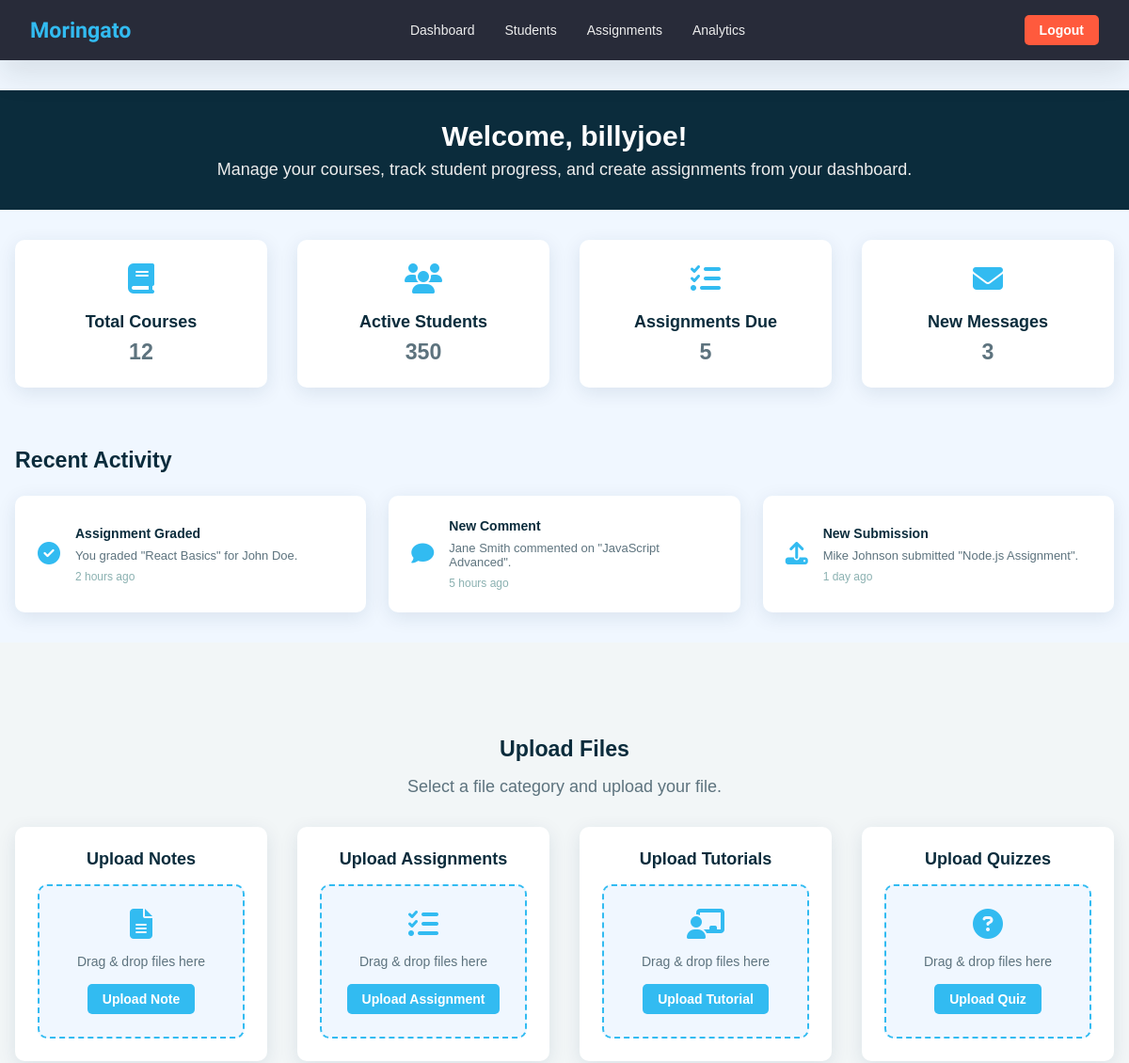
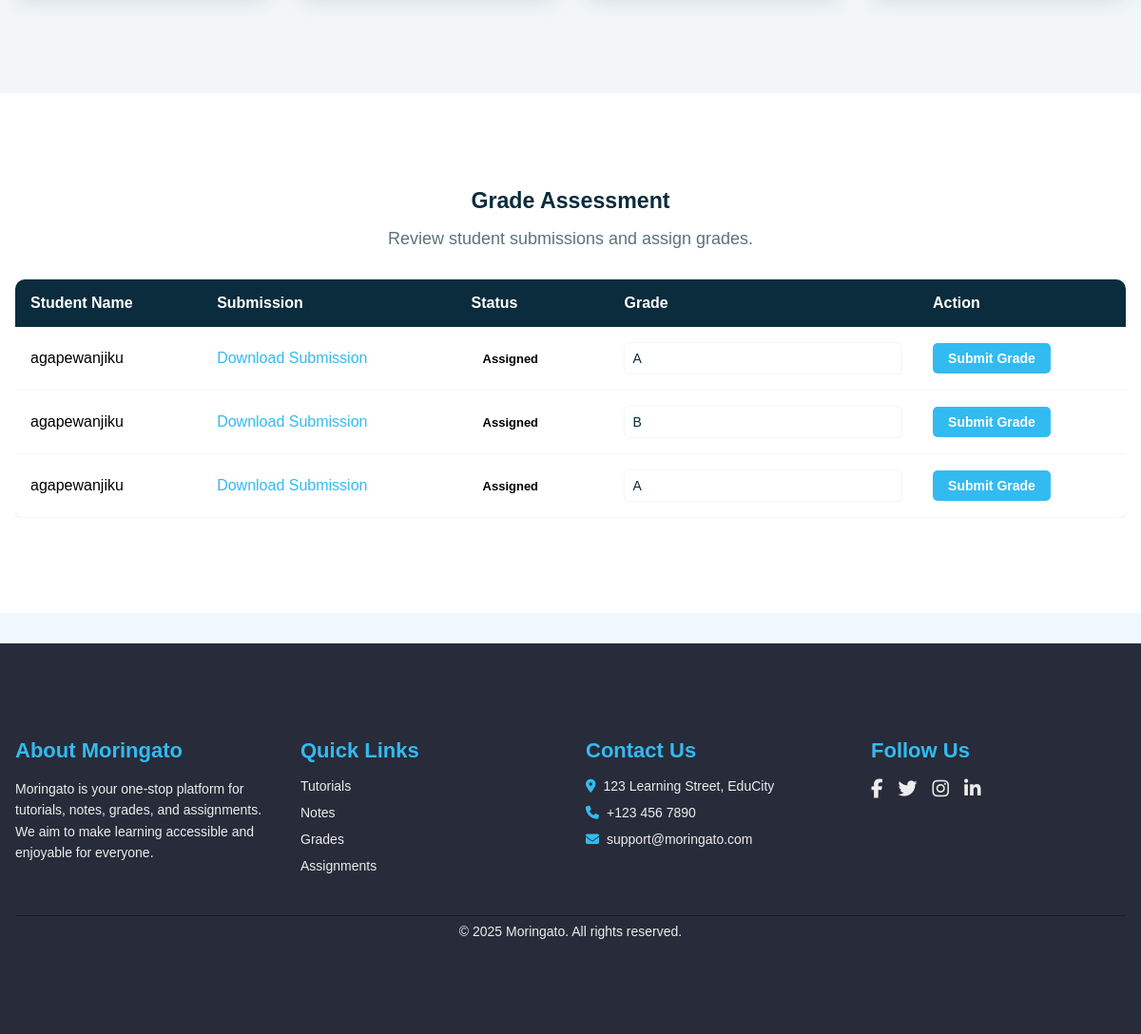
The app's page /instructor-dashboard/ (signed in) with its own data (2 pictures, top to bottom).
### Courses/models.py (models this page shows, shortened)
class AssignmentSubmission(models.Model):
    student = models.ForeignKey(User, on_delete=models.CASCADE, related_name="submissions")
    assignment = models.ForeignKey("Assignment", on_delete=models.CASCADE, related_name="submissions")
    file = models.FileField(upload_to="assignments_submissions/" , blank=True, null=True)
    submitted_at = models.DateTimeField(auto_now_add=True)
    GRADE_CHOICES = [
        ('A', 'A'),
        ('B', 'B'),
        ('C', 'C'),
        ('D', 'D'),
        ('F', 'F'),
    ]
    grade = models.CharField(max_length=1, choices=GRADE_CHOICES, blank=True, null=True)
    class Meta:
        verbose_name_plural = "Assignment Submissions"

### User/views.py (the view)
# urls.py: path('instructor-dashboard/', views.InstructorDashboard, name='instructor-dashboard'),
@login_required
def InstructorDashboard(request):
    total_courses = Course.objects.filter(instructor=request.user).count()
    assignments_due = Assignment.objects.filter(course__instructor=request.user, due_date__gte=timezone.now()).count()
    new_messages = 3  # Placeholder for message count
    submissions = AssignmentSubmission.objects.filter(assignment__instructor=request.user)
    context = {
        'total_courses': total_courses,
        'assignments_due': assignments_due,
        'new_messages': new_messages,
        'submissions': submissions,
        'username': request.user.username,
    }
    return render(request, './instructor/instructor_dashboard.html' , context)

### templates/instructor/instructor_dashboard.html (shortened to what this page needs)
<!DOCTYPE html>
<html lang="en">
<head>
    {% load static %}
    <link rel="stylesheet" href="{% static 'css/dashboard.css' %}">
</head>
<body>
    <nav class="navbar">
        <div class="logo">
            <h2>Moringato</h2>
        </div>
        <ul class="nav-links">
            <li><a href="#dashboard" class="nav-link">Dashboard</a></li>
            <li><a href="#students" class="nav-link">Students</a></li>
            <li><a href="#assignments" class="nav-link">Assignments</a></li>
            <li><a href="#analytics" class="nav-link">Analytics</a></li>
        </ul>
        <div class="logout">
            <a href="{% url 'logout'%}" class="logout-btn">Logout</a>
        </div>
    </nav>
    <main class="dashboard">
        <section class="welcome-section">
            <div class="container">
                <h1>Welcome, {{ user.username}}!</h1>
                <p>Manage your courses, track student progress, and create assignments from your dashboard.</p>
            </div>
        </section>
        <section class="quick-stats">
            <div class="container">
                <div class="stats-grid">
                    <div class="stat-card">
                        <div class="stat-icon">
                            <i class="fas fa-book"></i>
                        </div>
                        <h3>Total Courses</h3>
                        <p class="stat-value">12</p>
                    </div>
                    <div class="stat-card">
                        <div class="stat-icon">
                            <i class="fas fa-users"></i>
                        </div>
                        <h3>Active Students</h3>
                        <p class="stat-value">350</p>
                    </div>
                    <div class="stat-card">
                        <div class="stat-icon">
                            <i class="fas fa-tasks"></i>
                        </div>
                        <h3>Assignments Due</h3>
                        <p class="stat-value">5</p>
                    </div>
                    <div class="stat-card">
                        <div class="stat-icon">
                            <i class="fas fa-envelope"></i>
                        </div>
                        <h3>New Messages</h3>
                        <p class="stat-value">3</p>
                    </div>
                </div>
            </div>
        </section>
        <section class="recent-activity">
            <div class="container">
                <h2>Recent Activity</h2>
                <div class="activity-grid">
                    <div class="activity-card">
                        <div class="activity-icon">
                            <i class="fas fa-check-circle"></i>
                        </div>
                        <div class="activity-details">
                            <h3>Assignment Graded</h3>
                            <p>You graded "React Basics" for John Doe.</p>
                            <span class="activity-time">2 hours ago</span>
                        </div>
                    </div>
                    <div class="activity-card">
                        <div class="activity-icon">
                            <i class="fas fa-comment"></i>
                        </div>
                        <div class="activity-details">
                            <h3>New Comment</h3>
                            <p>Jane Smith commented on "JavaScript Advanced".</p>
                            <span class="activity-time">5 hours ago</span>
                        </div>
                    </div>
                    <div class="activity-card">
                        <div class="activity-icon">
                            <i class="fas fa-upload"></i>
                        </div>
                        <div class="activity-details">
                            <h3>New Submission</h3>
                            <p>Mike Johnson submitted "Node.js Assignment".</p>
                            <span class="activity-time">1 day ago</span>
                        </div>
                    </div>
                </div>
            </div>
        </section>
         <section class="upload-section">
            <div class="container">
                <h2 class="section-title">Upload Files</h2>
                <p class="section-subtitle">Select a file category and upload your file.</p>
                <div class="upload-grid">
                    <div class="upload-card">
                        <h3>Upload Notes</h3>
                        <div class="upload-box" id="upload-notes">
                            <i class="fas fa-file-alt"></i>
                            <p>Drag & drop files here</p>
                            <form method="post" action="{% url 'upload-note' %}" enctype="multipart/form-data">
                                <button type="submit" class="upload-btn">Upload Note</button>
                            </form>
                        </div>
                    </div>
                    <div class="upload-card">
                        <h3>Upload Assignments</h3>
                        <div class="upload-box" id="upload-assignments">
                            <i class="fas fa-tasks"></i>
                            <p>Drag & drop files here</p>
                            <form method="post" action="{% url 'upload-assignment' %}" enctype="multipart/form-data">
                                <button type="submit" class="upload-btn">Upload Assignment</button>
                            </form>
                        </div>
                    </div>
                    <div class="upload-card">
                        <h3>Upload Tutorials</h3>
                        <div class="upload-box" id="upload-tutorials">
                            <i class="fas fa-chalkboard-teacher"></i>
                            <p>Drag & drop files here</p>
                            <form method="post" action="{% url 'upload-tutorial' %}" enctype="multipart/form-data">
                                <button type="submit" class="upload-btn">Upload Tutorial</button>
                            </form>
                        </div>
                    </div>
                    <div class="upload-card">
                        <h3>Upload Quizzes</h3>
                        <div class="upload-box" id="upload-quizzes" >
                            <i class="fas fa-question-circle"></i>
                            <p>Drag & drop files here</p>
                            <form method="post" enctype="multipart/form-data"  action="{% url 'quiz_upload' %}">
                                <button type="submit" class="upload-btn">Upload Quiz</button>
                            </form>
                        </div>
                    </div>
                </div>
            </div>
        </section>
        <section class="grade-assessment-section">
            <div class="container">
                <h2 class="section-title">Grade Assessment</h2>
                <p class="section-subtitle">Review student submissions and assign grades.</p>
                <div class="submissions-table">
                    <table>
                        <thead>
                            <tr>
                                <th>Student Name</th>
                                <th>Submission</th>
                                <th>Status</th>
                                <th>Grade</th>
                                <th>Action</th>
                            </tr>
                        </thead>
                        <tbody>
                            {% for submission in submissions %}
                            <tr id="submission-{{ submission.id }}">
                                <td>{{ submission.student.username }}</td>
                                <td><a href="{{ submission.file.url }}" class="submission-link">Download Submission</a></td>
                                <td>
                                    <span class="status {% if submission.grade is not None %}assigned{% else %}pending{% endif %}">
                                        {% if submission.grade is not None %}Assigned{% else %}Pending{% endif %}
                                    </span>
                                </td>
                                <td>
                                    <input type="text" class="grade-input" id="grade-{{ submission.id }}" value="{{ submission.grade|default:'' }}" placeholder="Enter grade">
                                </td>
                                <td>
                                    <button class="grade-btn" data-submission-id="{{ submission.id }}" {% if submission.grade is not None %}disabled{% endif %}>
                                        Submit Grade
                                    </button>
                                </td>
                            </tr>
                            {% empty %}
                            <tr>
                                <td colspan="5">No submissions available.</td>
                            </tr>
                            {% endfor %}
                        </tbody>
                    </table>
                </div>
            </div>
        </section>
    </main>
    <footer class="footer">
        <div class="container">
            <div class="footer-grid">
                <div class="footer-section">
                    <h3 class="footer-title">About Moringato</h3>
                    <p class="footer-description">
                        Moringato is your one-stop platform for tutorials, notes, grades, and assignments. We aim to make learning accessible and enjoyable for everyone.
                    </p>
                </div>
                <div class="footer-section">
                    <h3 class="footer-title">Quick Links</h3>
                    <ul class="footer-links">
                        <li><a href="#tutorials">Tutorials</a></li>
                        <li><a href="#notes">Notes</a></li>
                        <li><a href="#grades">Grades</a></li>
                        <li><a href="#assignments">Assignments</a></li>
                    </ul>
                </div>
                <div class="footer-section">
                    <h3 class="footer-title">Contact Us</h3>
                    <ul class="footer-contact">
                        <li><i class="fas fa-map-marker-alt"></i> 123 Learning Street, EduCity</li>
                        <li><i class="fas fa-phone"></i> +123 456 7890</li>
                        <li><i class="fas fa-envelope"></i> support@moringato.com</li>
                    </ul>
                </div>
                <div class="footer-section">
                    <h3 class="footer-title">Follow Us</h3>
                    <div class="footer-social">
                        <a href="#" class="social-link"><i class="fab fa-facebook-f"></i></a>
                        <a href="#" class="social-link"><i class="fab fa-twitter"></i></a>
                        <a href="#" class="social-link"><i class="fab fa-instagram"></i></a>
                        <a href="#" class="social-link"><i class="fab fa-linkedin-in"></i></a>
                    </div>
                </div>
            </div>
            <div class="footer-bottom">
                <p>&copy; 2025 Moringato. All rights reserved.</p>
            </div>
        </div>
    </footer>
</body>
</html>

### records on screen
AssignmentSubmission: student.username "agapewanjiku", shows "Assigned", grade "A"
AssignmentSubmission: student.username "agapewanjiku", shows "Assigned", grade "B"
AssignmentSubmission: student.username "agapewanjiku", shows "Assigned", grade "A"

### other values on screen
{{ user.username }} "billyjoe"
